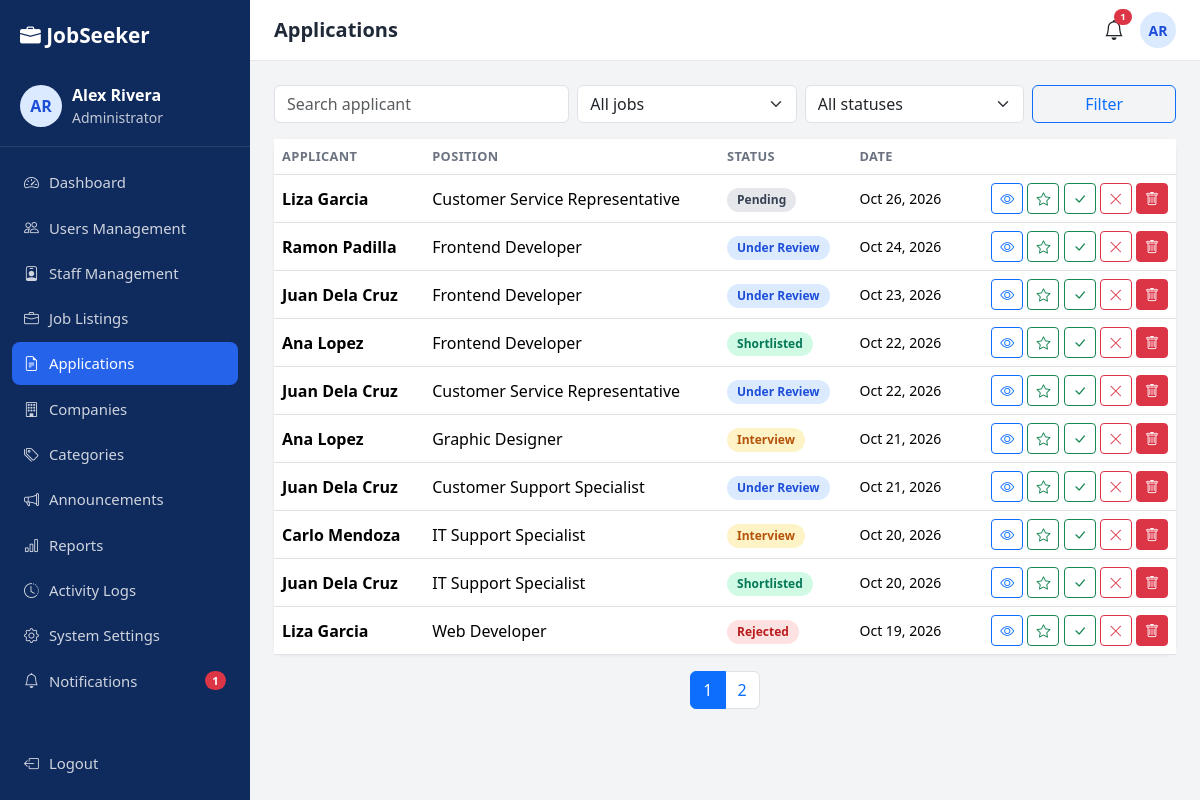
Page /admin/applications.php (signed in) on the committed database.
### tables this page shows
CREATE TABLE user_profiles (
  id INT AUTO_INCREMENT PRIMARY KEY,
  user_id INT NOT NULL UNIQUE,
  phone VARCHAR(30), location VARCHAR(100), headline VARCHAR(150), skills VARCHAR(255), bio TEXT,
  profile_picture VARCHAR(255), resume VARCHAR(255),
  created_at TIMESTAMP DEFAULT CURRENT_TIMESTAMP,
  updated_at TIMESTAMP DEFAULT CURRENT_TIMESTAMP ON UPDATE CURRENT_TIMESTAMP,
  FOREIGN KEY (user_id) REFERENCES users(id) ON DELETE CASCADE
);

CREATE TABLE users (
  id INT AUTO_INCREMENT PRIMARY KEY,
  full_name VARCHAR(120) NOT NULL,
  username VARCHAR(50) NOT NULL UNIQUE,
  email VARCHAR(150) NOT NULL UNIQUE,
  password VARCHAR(255) NOT NULL,
  role ENUM('seeker','staff','admin') NOT NULL DEFAULT 'seeker',
  status ENUM('active','inactive') NOT NULL DEFAULT 'active',
  failed_attempts TINYINT NOT NULL DEFAULT 0,
  locked_until DATETIME NULL,
  last_login DATETIME NULL,
  created_at TIMESTAMP DEFAULT CURRENT_TIMESTAMP,
  updated_at TIMESTAMP DEFAULT CURRENT_TIMESTAMP ON UPDATE CURRENT_TIMESTAMP,
  INDEX idx_role (role), INDEX idx_status (status)
);

CREATE TABLE applications (
  id INT AUTO_INCREMENT PRIMARY KEY,
  job_id INT NOT NULL, user_id INT NOT NULL,
  cover_letter TEXT, resume VARCHAR(255),
  status ENUM('Pending','Under Review','Shortlisted','Interview','Rejected','Hired') NOT NULL DEFAULT 'Pending',
  staff_notes TEXT,
  created_at TIMESTAMP DEFAULT CURRENT_TIMESTAMP,
  updated_at TIMESTAMP DEFAULT CURRENT_TIMESTAMP ON UPDATE CURRENT_TIMESTAMP,
  UNIQUE KEY uq_job_user (job_id, user_id), INDEX idx_status (status),
  FOREIGN KEY (job_id) REFERENCES jobs(id) ON DELETE CASCADE,
  FOREIGN KEY (user_id) REFERENCES users(id) ON DELETE CASCADE
);

CREATE TABLE jobs (
  id INT AUTO_INCREMENT PRIMARY KEY,
  company_id INT NOT NULL, category_id INT NULL, posted_by INT NULL,
  title VARCHAR(150) NOT NULL, description TEXT NOT NULL, requirements TEXT,
  location VARCHAR(100) NOT NULL,
  job_type ENUM('Full Time','Part Time','Contract','Internship') NOT NULL DEFAULT 'Full Time',
  salary_min INT NULL, salary_max INT NULL,
  status ENUM('open','closed','draft') NOT NULL DEFAULT 'open',
  is_featured TINYINT(1) NOT NULL DEFAULT 0,
  deadline DATE NULL,
  created_at TIMESTAMP DEFAULT CURRENT_TIMESTAMP,
  updated_at TIMESTAMP DEFAULT CURRENT_TIMESTAMP ON UPDATE CURRENT_TIMESTAMP,
  INDEX idx_status (status), INDEX idx_location (location), INDEX idx_type (job_type), FULLTEXT idx_search (title, description),
  FOREIGN KEY (company_id) REFERENCES companies(id) ON DELETE CASCADE,
  FOREIGN KEY (category_id) REFERENCES job_categories(id) ON DELETE SET NULL,
  FOREIGN KEY (posted_by) REFERENCES users(id) ON DELETE SET NULL
);

### admin/applications.php (called while the page is built)
<?php
require __DIR__ . "/../staff/applications.php";

### includes/auth.php (called while the page is built, shortened)
<?php
require_once __DIR__ . '/functions.php';
function user() {
    static $u = null;
    if ($u === null && !empty($_SESSION['uid']))
        $u = row('SELECT u.*, p.profile_picture FROM users u LEFT JOIN user_profiles p ON p.user_id=u.id WHERE u.id=?', [$_SESSION['uid']]) ?: false;
    return $u ?: null;
}
function require_role(...$roles) {
    $u = user();
    return $u;
}
function unread_count() { return (int)val('SELECT COUNT(*) FROM notifications WHERE user_id=? AND is_read=0', [$_SESSION['uid'] ?? 0]); }
function scope_company() { return ($_SESSION['role'] ?? '') === 'staff' ? (staff_company() ?: -1) : 0; }
function scope_sql($cid, $alias = 'j') { return $cid ? " AND $alias.company_id=" . (int)$cid : ''; }

### staff/applications.php (the view, shortened to what this page needs)
<?php
require_once __DIR__ . '/../includes/auth.php';
$u = require_role('staff', 'admin'); $layout = 'dash'; $pageTitle = 'Applications';
$cid = scope_company(); $cs = scope_sql($cid);
    include ROOT_PATH . '/includes/header.php'; ?>
    <?php include ROOT_PATH . '/includes/footer.php'; exit;
$qv = trim($_GET['q'] ?? ''); $st = $_GET['status'] ?? ''; $jb = (int)($_GET['job'] ?? 0);
$w = "1=1 $cs"; $p = [];
$per = 10; $page = page_no();
$total = (int)val("SELECT COUNT(*) FROM applications a JOIN jobs j ON j.id=a.job_id JOIN users u ON u.id=a.user_id WHERE $w", $p);
$apps = rows("SELECT a.id, a.status, a.created_at, a.resume, u.full_name, j.title FROM applications a JOIN jobs j ON j.id=a.job_id JOIN users u ON u.id=a.user_id WHERE $w ORDER BY a.created_at DESC LIMIT $per OFFSET " . (($page - 1) * $per), $p);
include ROOT_PATH . '/includes/header.php';
?>
<form class="row g-2 mb-3"><div class="col-md-4"><input name="q" class="form-control" placeholder="Search applicant" value="<?= e($qv) ?>"></div>
  <div class="col-md-3"><select name="job" class="form-select"><option value="0">All jobs</option></select></div>
  <div class="col-md-3"><select name="status" class="form-select"><option value="">All statuses</option><?php foreach (STATUSES as $s) echo '<option' . ($st === $s ? ' selected' : '') . '>' . $s . '</option>'; ?></select></div>
  <div class="col-md-2 d-grid"><button class="btn btn-outline-primary">Filter</button></div></form>
<div class="card"><div class="table-responsive"><table class="table align-middle mb-0"><thead><tr><th>Applicant</th><th>Position</th><th>Status</th><th>Date</th><th></th></tr></thead><tbody>
<?php foreach ($apps as $a): ?><tr><td class="fw-semibold"><?= e($a['full_name']) ?></td><td><?= e($a['title']) ?></td><td><?= status_badge($a['status']) ?></td><td class="small"><?= date('M d, Y', strtotime($a['created_at'])) ?></td>
  <td class="text-end text-nowrap"><form method="post" class="d-inline"><?= csrf_field() ?><input type="hidden" name="id" value="<?= $a['id'] ?>"><input type="hidden" name="action" value="status">
    <a class="btn btn-sm btn-outline-primary" href="?view=<?= $a['id'] ?>" title="View"><i class="bi bi-eye"></i></a>
    <button name="status" value="Shortlisted" class="btn btn-sm btn-outline-success" title="Shortlist"><i class="bi bi-star"></i></button>
    <button name="status" value="Hired" class="btn btn-sm btn-outline-success" title="Approve / Hire"><i class="bi bi-check-lg"></i></button>
    <button name="status" value="Rejected" class="btn btn-sm btn-outline-danger" title="Reject" data-confirm="Reject this applicant?"><i class="bi bi-x-lg"></i></button></form>
    <?php if ($u['role'] === 'admin'): ?><form method="post" class="d-inline"><?= csrf_field() ?><input type="hidden" name="id" value="<?= $a['id'] ?>"><button name="action" value="delete" class="btn btn-sm btn-danger" data-confirm="Delete this application?"><i class="bi bi-trash"></i></button></form><?php endif; ?></td></tr>
<?php endforeach; if (!$apps) echo '<tr><td colspan="5" class="text-center text-muted py-4">No applications found.</td></tr>'; ?></tbody></table></div></div>
<div class="mt-3"><?= pager($total, $per, $page) ?></div>
<?php include ROOT_PATH . '/includes/footer.php'; ?>

### includes/sidebar.php (shortened to what this page needs)
<?php
$self = basename($_SERVER['SCRIPT_NAME']);
$su = user();
$menus = [
 'seeker' => [['dashboard.php','speedometer2','Dashboard'],['browse-jobs.php','search','Find Jobs'],['my-applications.php','file-earmark-text','My Applications'],['profile.php','person','Profile'],['saved-jobs.php','heart','Saved Jobs'],['notifications.php','bell','Notifications']],
 'staff'  => [['dashboard.php','speedometer2','Dashboard'],['jobs.php','briefcase','Job Listings'],['add-job.php','plus-circle','Post New Job'],['applications.php','people','Applications'],['interviews.php','calendar-event','Interview Schedule'],['announcements.php','megaphone','Announcements'],['reports.php','bar-chart','Reports'],['../notifications.php','bell','Notifications']],
 'admin'  => [['dashboard.php','speedometer2','Dashboard'],['users.php','people','Users Management'],['staff.php','person-badge','Staff Management'],['jobs.php','briefcase','Job Listings'],['applications.php','file-earmark-text','Applications'],['companies.php','building','Companies'],['categories.php','tags','Categories'],['announcements.php','megaphone','Announcements'],['reports.php','bar-chart','Reports'],['logs.php','clock-history','Activity Logs'],['settings.php','gear','System Settings'],['../notifications.php','bell','Notifications']],
];
$role = $su['role'];
$base = url($role . '/');
$roleLabel = ['seeker' => 'Job Seeker', 'staff' => 'Staff', 'admin' => 'Administrator'][$role];
$unread = unread_count();
?>
<div class="dash-wrap">
  <aside class="sidebar" id="sidebar">
    <a href="<?= url('index.php') ?>" class="side-brand"><i class="bi bi-briefcase-fill"></i> JobSeeker</a>
    <div class="side-user">
      <?= avatar($su, 42) ?>
      <div class="min-w-0"><div class="fw-semibold text-truncate"><?= e($su['full_name']) ?></div><div class="small opacity-75"><?= $roleLabel ?></div></div>
    </div>
    <nav class="side-nav">
      <?php foreach ($menus[$role] as [$mf, $mi, $ml]):
        $active = ($self === basename($mf)) || ($self === 'edit-job.php' && $mf === 'jobs.php'); ?>
        <a href="<?= $base . $mf ?>" class="<?= $active ? 'active' : '' ?>"><i class="bi bi-<?= $mi ?>"></i> <?= $ml ?>
          <?php if ($mf === '../notifications.php' || $mf === 'notifications.php'): ?><span class="badge bg-danger rounded-pill ms-auto js-notif-badge" <?= $unread ? '' : 'hidden' ?>><?= $unread ?></span><?php endif; ?></a>
      <?php endforeach; ?>
    </nav>
    <a href="<?= url('logout.php') ?>" class="side-logout"><i class="bi bi-box-arrow-left"></i> Logout</a>
  </aside>
  <div class="dash-main">
    <header class="topbar">
      <h5 class="mb-0 fw-semibold"><?= e($pageTitle ?? 'Dashboard') ?></h5>
      <div class="ms-auto d-flex align-items-center gap-3">
        <a href="<?= url($role === 'seeker' ? 'seeker/notifications.php' : 'notifications.php') ?>" class="position-relative text-dark fs-5"><i class="bi bi-bell"></i>
          <span class="badge bg-danger rounded-pill notif-dot js-notif-badge" <?= $unread ? '' : 'hidden' ?>><?= $unread ?></span></a>
        <?= avatar($su, 36) ?>
      </div>
    </header>
    <main class="dash-content">

### includes/functions.php (shortened to what this page needs)
<?php
require_once __DIR__ . '/../config/config.php';
function e($v) { return htmlspecialchars((string)$v, ENT_QUOTES, 'UTF-8'); }
function url($p = '') { return BASE_URL . '/' . ltrim($p, '/'); }
function q($sql, $p = []) { global $pdo; $s = $pdo->prepare($sql); $s->execute($p); return $s; }
function row($sql, $p = []) { return q($sql, $p)->fetch(); }
function rows($sql, $p = []) { return q($sql, $p)->fetchAll(); }
function val($sql, $p = []) { return q($sql, $p)->fetchColumn(); }
function status_badge($s, $id = null) {
    $c = strtolower(str_replace(' ', '-', $s));
    return '<span class="badge-status s-' . $c . '"' . ($id ? ' data-app-status="' . (int)$id . '"' : '') . '>' . e($s) . '</span>';
}
function initials($n) { $p = preg_split('/\s+/', trim($n)); return strtoupper(substr($p[0], 0, 1) . (isset($p[1]) ? substr($p[1], 0, 1) : '')); }
function avatar($u, $size = 40) {
    return '<span class="avatar avatar-i" style="width:' . $size . 'px;height:' . $size . 'px;font-size:' . round($size / 2.6) . 'px">' . e(initials($u['full_name'])) . '</span>';
}
function pager($total, $per, $page) {
    $pages = max(1, (int)ceil($total / $per));
    $qs = $_GET; unset($qs['ajax']);
    $h = '<nav><ul class="pagination justify-content-center flex-wrap">';
    for ($i = 1; $i <= $pages; $i++) { $qs['page'] = $i; $h .= '<li class="page-item' . ($i == $page ? ' active' : '') . '"><a class="page-link" href="?' . e(http_build_query($qs)) . '">' . $i . '</a></li>'; }
    return $h . '</ul></nav>';
}
function page_no() { return max(1, (int)($_GET['page'] ?? 1)); }
    ob_start(); ?>

### assets/css/style.css (style rules this page uses)
:root { --primary:#2563EB;--primary-dark:#1d4ed8;--navy:#0f2a5c;--navy2:#143570;--success:#10B981;--warning:#F59E0B;--danger:#EF4444;--gray:#6B7280;--bg:#F3F4F6 }
body { font-family:'Segoe UI',system-ui,-apple-system,Roboto,sans-serif;background:#fff;color:#1f2937 }
.layout-dash { background:var(--bg) }
.min-w-0 { min-width:0 }
.dash-wrap { display:flex;min-height:100vh }
.sidebar { width:250px;background:var(--navy);color:#fff;display:flex;flex-direction:column;position:fixed;top:0;bottom:0;left:0;z-index:1040;transition:transform .25s }
.side-brand { color:#fff;text-decoration:none;font-weight:800;font-size:1.3rem;padding:20px }
.side-user { display:flex;gap:10px;align-items:center;padding:12px 20px 18px;border-bottom:1px solid rgba(255,255,255,.1) }
.side-nav { padding:14px 12px;flex:1;overflow-y:auto }
.side-nav a,.side-logout { display:flex;align-items:center;gap:10px;color:rgba(255,255,255,.8);text-decoration:none;padding:10px 12px;border-radius:8px;margin-bottom:3px;font-size:.93rem }
.side-nav a.active { background:var(--primary);color:#fff }
.side-logout { margin:0 12px 16px }
.dash-main { flex:1;margin-left:250px;min-width:0 }
.topbar { background:#fff;display:flex;align-items:center;gap:12px;padding:12px 24px;position:sticky;top:0;z-index:1020;border-bottom:1px solid #e5e7eb }
.dash-content { padding:24px }
.notif-dot { position:absolute;top:-6px;right:-8px;font-size:.6rem }
.avatar { border-radius:50%;object-fit:cover }
.avatar-i { display:inline-flex;align-items:center;justify-content:center;background:#dbeafe;color:var(--primary-dark);font-weight:700;flex-shrink:0 }
.card { border:0;border-radius:12px;box-shadow:0 1px 4px rgba(0,0,0,.06) }
.table thead th { font-size:.8rem;text-transform:uppercase;letter-spacing:.03em;color:var(--gray);border-bottom-width:1px }
.badge-status { display:inline-block;padding:3px 10px;border-radius:20px;font-size:.75rem;font-weight:600;white-space:nowrap }
.s-pending { background:#e5e7eb;color:#374151 }
.s-under-review { background:#dbeafe;color:#1d4ed8 }
.s-shortlisted { background:#d1fae5;color:#047857 }
.s-interview { background:#fef3c7;color:#b45309 }
.s-rejected { background:#fee2e2;color:#b91c1c }

### rows in the picture
user_profiles: user.full_name "AR AR", user.full_name "Alex Rivera", user.role "Administrator"
applications: user.full_name "Liza Garcia", job.title "Customer Service Representative", status "Pending", created_at "Oct 26, 2026"
applications: user.full_name "Ramon Padilla", job.title "Frontend Developer", status "Under Review", created_at "Oct 24, 2026"
applications: user.full_name "Juan Dela Cruz", job.title "Frontend Developer", status "Under Review", created_at "Oct 23, 2026"
applications: user.full_name "Ana Lopez", job.title "Frontend Developer", status "Shortlisted", created_at "Oct 22, 2026"
applications: user.full_name "Juan Dela Cruz", job.title "Customer Service Representative", status "Under Review", created_at "Oct 22, 2026"
applications: user.full_name "Ana Lopez", job.title "Graphic Designer", status "Interview", created_at "Oct 21, 2026"
applications: user.full_name "Juan Dela Cruz", job.title "Customer Support Specialist", status "Under Review", created_at "Oct 21, 2026"
applications: user.full_name "Carlo Mendoza", job.title "IT Support Specialist", status "Interview", created_at "Oct 20, 2026"
applications: user.full_name "Juan Dela Cruz", job.title "IT Support Specialist", status "Shortlisted", created_at "Oct 20, 2026"
applications: user.full_name "Liza Garcia", job.title "Web Developer", status "Rejected", created_at "Oct 19, 2026"

### other values in the picture
$ml "Dashboard"
$ml "Users Management"
$ml "Staff Management"
$ml "Job Listings"
$ml "Applications"
$ml "Companies"
$ml "Categories"
$ml "Announcements"
$ml "Reports"
$ml "Activity Logs"
$ml "System Settings"
$ml "Notifications"
$unread "1"
$pageTitle "Applications"
